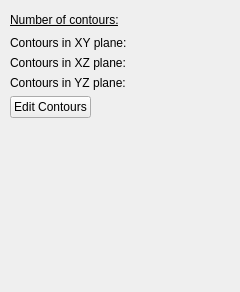
<?xml version="1.0" encoding="UTF-8"?>
<ui version="4.0">
 <class>ContourInspectorWidget</class>
 <widget class="QWidget" name="ContourInspectorWidget">
  <property name="geometry">
   <rect>
    <x>0</x>
    <y>0</y>
    <width>240</width>
    <height>292</height>
   </rect>
  </property>
  <property name="sizePolicy">
   <sizepolicy hsizetype="MinimumExpanding" vsizetype="MinimumExpanding">
    <horstretch>0</horstretch>
    <verstretch>0</verstretch>
   </sizepolicy>
  </property>
  <property name="minimumSize">
   <size>
    <width>194</width>
    <height>200</height>
   </size>
  </property>
  <property name="windowTitle">
   <string>Form</string>
  </property>
  <widget class="QWidget" name="verticalLayoutWidget">
   <property name="geometry">
    <rect>
     <x>10</x>
     <y>10</y>
     <width>221</width>
     <height>271</height>
    </rect>
   </property>
   <layout class="QVBoxLayout" name="verticalLayout">
    <item>
     <layout class="QHBoxLayout" name="horizontalLayout_4">
      <item>
       <widget class="QLabel" name="label">
        <property name="font">
         <font>
          <underline>true</underline>
         </font>
        </property>
        <property name="text">
         <string>Number of contours:</string>
        </property>
       </widget>
      </item>
      <item>
       <widget class="QLabel" name="totalContours">
        <property name="minimumSize">
         <size>
          <width>20</width>
          <height>20</height>
         </size>
        </property>
        <property name="text">
         <string/>
        </property>
       </widget>
      </item>
     </layout>
    </item>
    <item>
     <layout class="QHBoxLayout" name="horizontalLayout_2">
      <item>
       <widget class="QLabel" name="label_3">
        <property name="text">
         <string>Contours in XY plane:</string>
        </property>
       </widget>
      </item>
      <item>
       <widget class="QLabel" name="totalXY">
        <property name="text">
         <string/>
        </property>
       </widget>
      </item>
     </layout>
    </item>
    <item>
     <layout class="QHBoxLayout" name="horizontalLayout">
      <item>
       <widget class="QLabel" name="label_4">
        <property name="text">
         <string>Contours in XZ plane:</string>
        </property>
       </widget>
      </item>
      <item>
       <widget class="QLabel" name="totalXZ">
        <property name="text">
         <string/>
        </property>
       </widget>
      </item>
     </layout>
    </item>
    <item>
     <layout class="QHBoxLayout" name="horizontalLayout_3">
      <item>
       <widget class="QLabel" name="label_5">
        <property name="text">
         <string>Contours in YZ plane:</string>
        </property>
       </widget>
      </item>
      <item>
       <widget class="QLabel" name="totalYZ">
        <property name="text">
         <string/>
        </property>
       </widget>
      </item>
     </layout>
    </item>
    <item>
     <widget class="QPushButton" name="editButton">
      <property name="sizePolicy">
       <sizepolicy hsizetype="Fixed" vsizetype="Fixed">
        <horstretch>0</horstretch>
        <verstretch>0</verstretch>
       </sizepolicy>
      </property>
      <property name="text">
       <string>Edit Contours</string>
      </property>
     </widget>
    </item>
    <item>
     <spacer name="verticalSpacer">
      <property name="orientation">
       <enum>Qt::Vertical</enum>
      </property>
      <property name="sizeHint" stdset="0">
       <size>
        <width>20</width>
        <height>40</height>
       </size>
      </property>
     </spacer>
    </item>
   </layout>
  </widget>
 </widget>
 <resources/>
 <connections/>
</ui>
